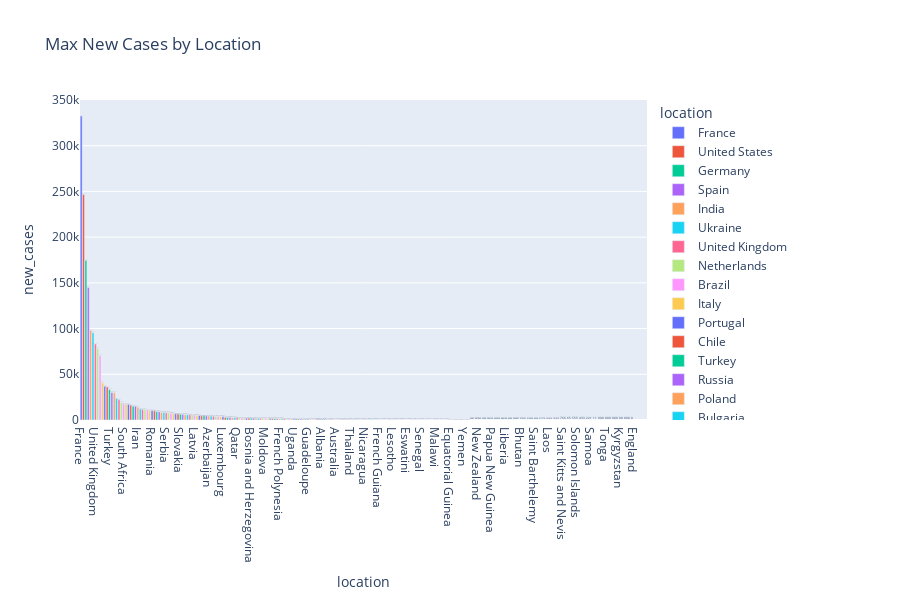

The notebook cell this image was saved under:
### Code cell
fig = px.bar(grouped_df, x='location', y='new_cases', color='location',title='Max New Cases by Location',text='new_cases',height=600)
fig.update_traces(textposition='outside')
labels=({'location': 'Location', 'new_cases': 'Max New Cases'})
fig
